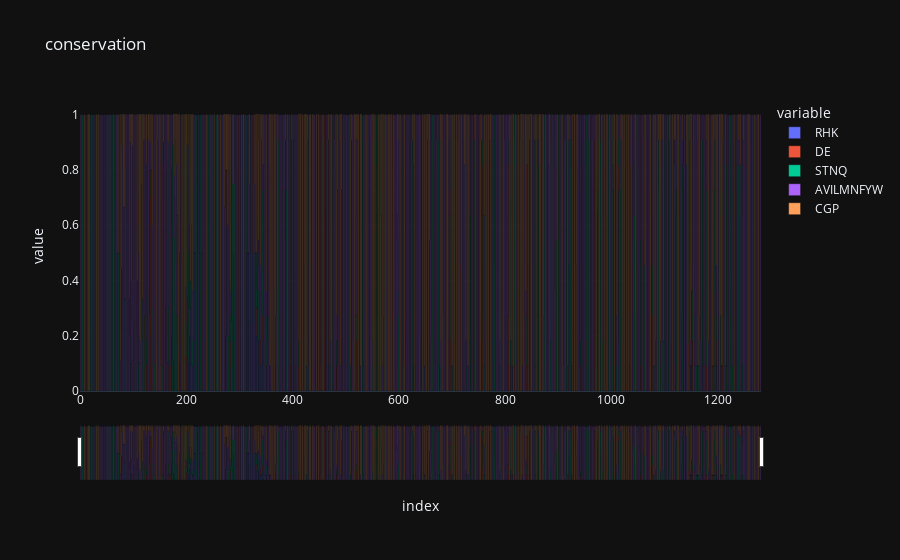

The notebook cell this image was saved under:
### Code cell
#Plot percent conservation 
fig = px.bar(normalized_conservation_freq_df, 
             y=['RHK', 'DE', 'STNQ', 'AVILMNFYW', 'CGP'], title="conservation")

fig.update_layout(
    xaxis = dict(
        rangeslider = dict(
            visible=True
        )
    )
)


fig.show()

### Figure 1 — Plotly figure (JSON) as saved in the notebook; plotly's stock layout.template omitted (floating-point values rounded to 4 significant figures; data arrays with more than 128 entries replaced by an {"elided": "..."} marker saying what was removed)
{"data": [{"alignmentgroup": "True", "hovertemplate": "variable=RHK<br>index=%{x}<br>value=%{y}<extra></extra>", "legendgroup": "RHK", "marker": {"color": "#636efa", "pattern": {"shape": ""}}, "name": "RHK", "offsetgroup": "RHK", "orientation": "v", "showlegend": true, "textposition": "auto", "x": {"elided": "1282 int values"}, "xaxis": "x", "y": {"elided": "1282 float values"}, "yaxis": "y", "type": "bar"}, {"alignmentgroup": "True", "hovertemplate": "variable=DE<br>index=%{x}<br>value=%{y}<extra></extra>", "legendgroup": "DE", "marker": {"color": "#EF553B", "pattern": {"shape": ""}}, "name": "DE", "offsetgroup": "DE", "orientation": "v", "showlegend": true, "textposition": "auto", "x": {"elided": "1282 int values"}, "xaxis": "x", "y": {"elided": "1282 float values"}, "yaxis": "y", "type": "bar"}, {"alignmentgroup": "True", "hovertemplate": "variable=STNQ<br>index=%{x}<br>value=%{y}<extra></extra>", "legendgroup": "STNQ", "marker": {"color": "#00cc96", "pattern": {"shape": ""}}, "name": "STNQ", "offsetgroup": "STNQ", "orientation": "v", "showlegend": true, "textposition": "auto", "x": {"elided": "1282 int values"}, "xaxis": "x", "y": {"elided": "1282 float values"}, "yaxis": "y", "type": "bar"}, {"alignmentgroup": "True", "hovertemplate": "variable=AVILMNFYW<br>index=%{x}<br>value=%{y}<extra></extra>", "legendgroup": "AVILMNFYW", "marker": {"color": "#ab63fa", "pattern": {"shape": ""}}, "name": "AVILMNFYW", "offsetgroup": "AVILMNFYW", "orientation": "v", "showlegend": true, "textposition": "auto", "x": {"elided": "1282 int values"}, "xaxis": "x", "y": {"elided": "1282 float values"}, "yaxis": "y", "type": "bar"}, {"alignmentgroup": "True", "hovertemplate": "variable=CGP<br>index=%{x}<br>value=%{y}<extra></extra>", "legendgroup": "CGP", "marker": {"color": "#FFA15A", "pattern": {"shape": ""}}, "name": "CGP", "offsetgroup": "CGP", "orientation": "v", "showlegend": true, "textposition": "auto", "x": {"elided": "1282 int values"}, "xaxis": "x", "y": {"elided": "1282 float values"}, "yaxis": "y", "type": "bar"}], "layout": {"xaxis": {"anchor": "y", "domain": [0.0, 1.0], "title": {"text": "index"}, "rangeslider": {"visible": true}}, "yaxis": {"anchor": "x", "domain": [0.0, 1.0], "title": {"text": "value"}}, "legend": {"title": {"text": "variable"}, "tracegroupgap": 0}, "title": {"text": "conservation"}, "barmode": "relative"}}
